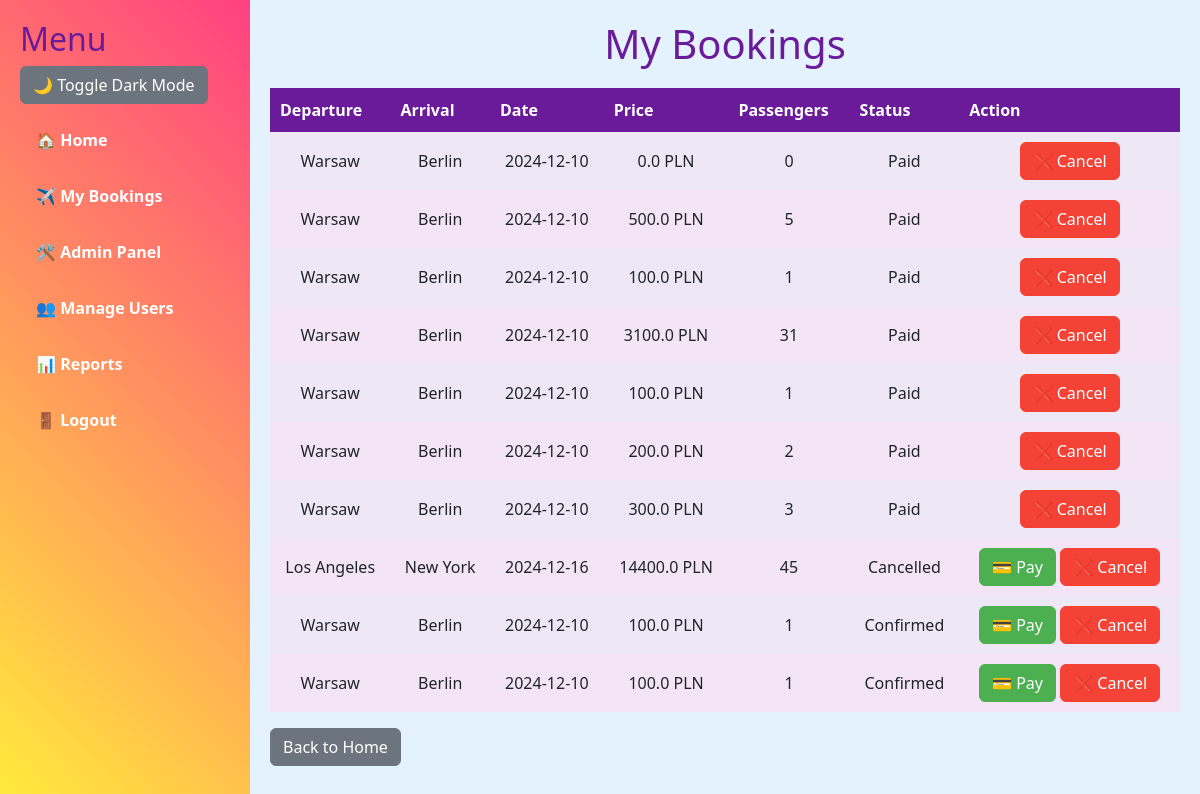
Page /my_bookings (signed in) on the committed database.
### app.py (models this page shows)
class Booking(db.Model):
    id = db.Column(db.Integer, primary_key=True)
    user_id = db.Column(db.Integer, db.ForeignKey('user.id'), nullable=False)
    flight_id = db.Column(db.Integer, db.ForeignKey('flight.id'), nullable=False)
    number_of_passengers = db.Column(db.Integer, nullable=False)
    status = db.Column(db.String(100), default="Confirmed")
    is_paid = db.Column(db.Boolean, default=False)
    email = db.Column(db.String(150), nullable=True)  # Nowa kolumna
    phone = db.Column(db.String(15), nullable=True)   # Nowa kolumna
    flight = db.relationship('Flight', backref='bookings', lazy=True)

class Flight(db.Model):
    id = db.Column(db.Integer, primary_key=True)
    departure_city = db.Column(db.String(100), nullable=False)
    arrival_city = db.Column(db.String(100), nullable=False)
    date = db.Column(db.String(100), nullable=False)
    price = db.Column(db.Float, nullable=False)
    available_seats = db.Column(db.Integer, nullable=False)

### app.py (the view)
@app.route("/my_bookings")
@login_required
def my_bookings():
    bookings = Booking.query.filter_by(user_id=current_user.id).all()
    return render_template("my_bookings.html", bookings=bookings)

### app.py (called while the page is built)
@login_manager.user_loader
def load_user(user_id):
    return User.query.get(int(user_id))

    @property
    def is_active(self):
        return True

### templates/my_bookings.html
{% extends "base.html" %}
{% block content %}
<h1 class="text-center">My Bookings</h1>
<table>
    <thead>
        <tr>
            <th>Departure</th>
            <th>Arrival</th>
            <th>Date</th>
            <th>Price</th>
            <th>Passengers</th>
            <th>Status</th>
            <th>Action</th>
        </tr>
    </thead>
    <tbody>
        {% for booking in bookings %}
        <tr>
            <td>{{ booking.flight.departure_city }}</td>
            <td>{{ booking.flight.arrival_city }}</td>
            <td>{{ booking.flight.date }}</td>
            <td>{{ booking.flight.price * booking.number_of_passengers }} PLN</td>
            <td>{{ booking.number_of_passengers }}</td>
            <td>{{ booking.status }}</td>
            <td>
                {% if booking.status != "Paid" %}
                    <form action="{{ url_for('pay_booking', booking_id=booking.id) }}" method="POST" style="display:inline;">
                        <button type="submit" class="btn btn-success">💳 Pay</button>
                    </form>
                {% endif %}
                <form action="{{ url_for('cancel_booking', booking_id=booking.id) }}" method="POST" style="display:inline;">
                    <button type="submit" class="btn btn-danger">❌ Cancel</button>
                </form>
            </td>
        </tr>
        {% endfor %}
    </tbody>
</table>
<a href="{{ url_for('index') }}" class="btn btn-secondary mt-3">Back to Home</a>
{% endblock %}

### static/css/styles.css (style rules this page uses)
body { font-family: Arial, sans-serif; margin: 0; padding: 0; background-color: #f9f9f9; color: #333; }

### templates/base.html (style rules this page uses)
body { background-color: #e3f2fd; margin: 0; display: flex; transition: background-color 0.3s, color 0.3s; }
h1, h2, h3 { color: #6a1b9a; }
.btn-success { background-color: #4caf50; border-color: #4caf50; }
.btn-danger { background-color: #f44336; border-color: #f44336; }
table { width: 100%; background-color: #ffffff; border-collapse: collapse; margin-top: 20px; }
table th { background-color: #6a1b9a; color: white; padding: 10px; }
table tr:nth-child(even) { background-color: #f3e5f5; }
table tr:nth-child(odd) { background-color: #ede7f6; }
table td { padding: 10px; text-align: center; }

### rows in the picture
Booking: flight.departure_city "Warsaw", flight.arrival_city "Berlin", flight "2024-12-10", booking.flight.price*booking.number_of_passengers "0.0", number_of_passengers "0", status "Paid"
Booking: flight.departure_city "Warsaw", flight.arrival_city "Berlin", flight "2024-12-10", booking.flight.price*booking.number_of_passengers "500.0", number_of_passengers "5", status "Paid"
Booking: flight.departure_city "Warsaw", flight.arrival_city "Berlin", flight "2024-12-10", booking.flight.price*booking.number_of_passengers "100.0", number_of_passengers "1", status "Paid"
Booking: flight.departure_city "Warsaw", flight.arrival_city "Berlin", flight "2024-12-10", booking.flight.price*booking.number_of_passengers "3100.0", number_of_passengers "31", status "Paid"
Booking: flight.departure_city "Warsaw", flight.arrival_city "Berlin", flight "2024-12-10", booking.flight.price*booking.number_of_passengers "100.0", number_of_passengers "1", status "Paid"
Booking: flight.departure_city "Warsaw", flight.arrival_city "Berlin", flight "2024-12-10", booking.flight.price*booking.number_of_passengers "200.0", number_of_passengers "2", status "Paid"
Booking: flight.departure_city "Warsaw", flight.arrival_city "Berlin", flight "2024-12-10", booking.flight.price*booking.number_of_passengers "300.0", number_of_passengers "3", status "Paid"
Booking: flight.departure_city "Los Angeles", flight.arrival_city "New York", flight "2024-12-16", booking.flight.price*booking.number_of_passengers "14400.0", number_of_passengers "45", status "Cancelled"
Booking: flight.departure_city "Warsaw", flight.arrival_city "Berlin", flight "2024-12-10", booking.flight.price*booking.number_of_passengers "100.0", number_of_passengers "1", status "Confirmed"
Booking: flight.departure_city "Warsaw", flight.arrival_city "Berlin", flight "2024-12-10", booking.flight.price*booking.number_of_passengers "100.0", number_of_passengers "1", status "Confirmed"
